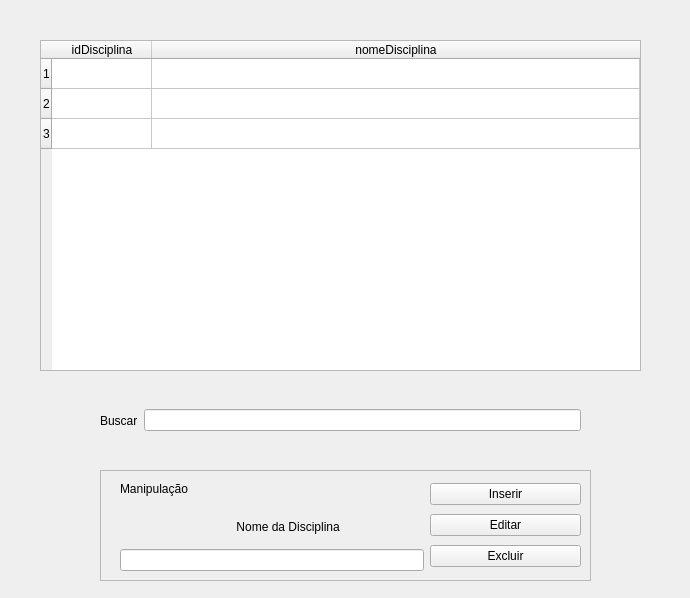
<?xml version="1.0" encoding="UTF-8"?>
<ui version="4.0">
 <class>disciplina</class>
 <widget class="QWidget" name="disciplina">
  <property name="geometry">
   <rect>
    <x>0</x>
    <y>0</y>
    <width>690</width>
    <height>598</height>
   </rect>
  </property>
  <property name="windowTitle">
   <string>Form</string>
  </property>
  <widget class="QTableWidget" name="tableDisciplina">
   <property name="geometry">
    <rect>
     <x>40</x>
     <y>40</y>
     <width>601</width>
     <height>331</height>
    </rect>
   </property>
   <property name="rowCount">
    <number>3</number>
   </property>
   <attribute name="horizontalHeaderStretchLastSection">
    <bool>true</bool>
   </attribute>
   <row/>
   <row/>
   <row/>
   <column>
    <property name="text">
     <string>idDisciplina</string>
    </property>
   </column>
   <column>
    <property name="text">
     <string>nomeDisciplina</string>
    </property>
   </column>
  </widget>
  <widget class="QFrame" name="frame">
   <property name="geometry">
    <rect>
     <x>100</x>
     <y>470</y>
     <width>491</width>
     <height>111</height>
    </rect>
   </property>
   <property name="frameShape">
    <enum>QFrame::StyledPanel</enum>
   </property>
   <property name="frameShadow">
    <enum>QFrame::Raised</enum>
   </property>
   <widget class="QLabel" name="label">
    <property name="geometry">
     <rect>
      <x>20</x>
      <y>10</y>
      <width>91</width>
      <height>17</height>
     </rect>
    </property>
    <property name="text">
     <string>Manipulação</string>
    </property>
   </widget>
   <widget class="QWidget" name="layoutWidget">
    <property name="geometry">
     <rect>
      <x>20</x>
      <y>40</y>
      <width>304</width>
      <height>61</height>
     </rect>
    </property>
    <layout class="QHBoxLayout" name="horizontalLayout">
     <item>
      <layout class="QVBoxLayout" name="verticalLayout">
       <item>
        <widget class="QLabel" name="labelNomeDisciplina">
         <property name="layoutDirection">
          <enum>Qt::LeftToRight</enum>
         </property>
         <property name="text">
          <string>                                   Nome da Disciplina</string>
         </property>
        </widget>
       </item>
       <item>
        <widget class="QLineEdit" name="linenomeDisciplina"/>
       </item>
      </layout>
     </item>
    </layout>
   </widget>
   <widget class="QWidget" name="layoutWidget">
    <property name="geometry">
     <rect>
      <x>330</x>
      <y>10</y>
      <width>151</width>
      <height>92</height>
     </rect>
    </property>
    <layout class="QVBoxLayout" name="verticalLayout_4">
     <item>
      <widget class="QPushButton" name="btnInserir">
       <property name="text">
        <string>Inserir</string>
       </property>
      </widget>
     </item>
     <item>
      <widget class="QPushButton" name="btnEditar">
       <property name="text">
        <string>Editar</string>
       </property>
      </widget>
     </item>
     <item>
      <widget class="QPushButton" name="btnExcluir">
       <property name="text">
        <string>Excluir</string>
       </property>
      </widget>
     </item>
    </layout>
   </widget>
  </widget>
  <widget class="QWidget" name="layoutWidget">
   <property name="geometry">
    <rect>
     <x>100</x>
     <y>400</y>
     <width>481</width>
     <height>41</height>
    </rect>
   </property>
   <layout class="QHBoxLayout" name="horizontalLayout_2">
    <item>
     <widget class="QLabel" name="labelBusca">
      <property name="text">
       <string>Buscar</string>
      </property>
     </widget>
    </item>
    <item>
     <widget class="QLineEdit" name="lineBusca"/>
    </item>
   </layout>
  </widget>
 </widget>
 <resources/>
 <connections/>
</ui>
